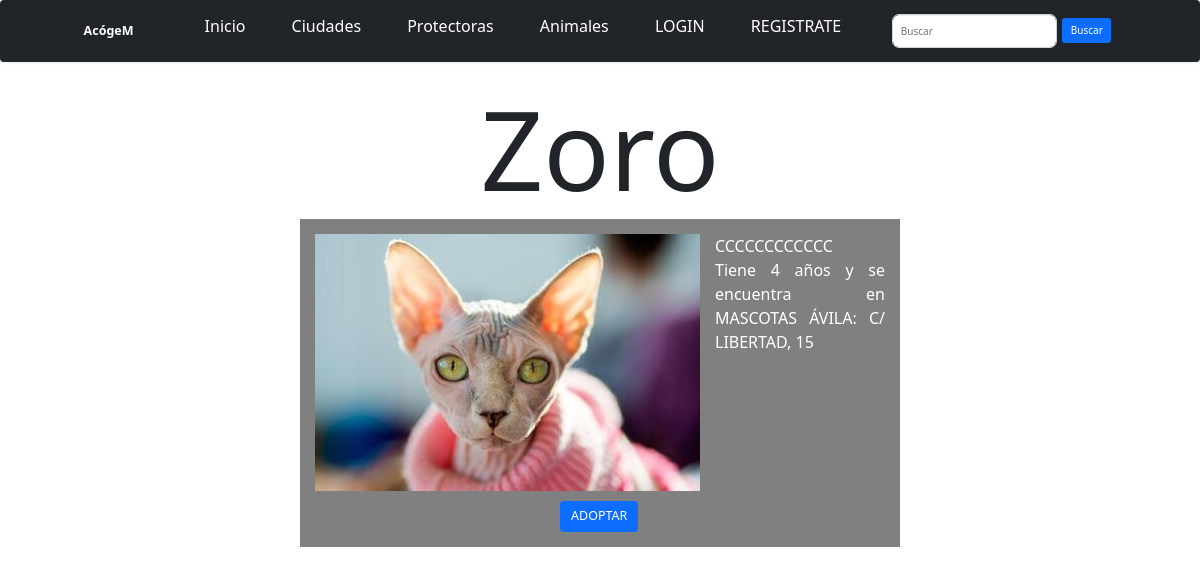
The page /animales/1/ on the database as committed earlier.
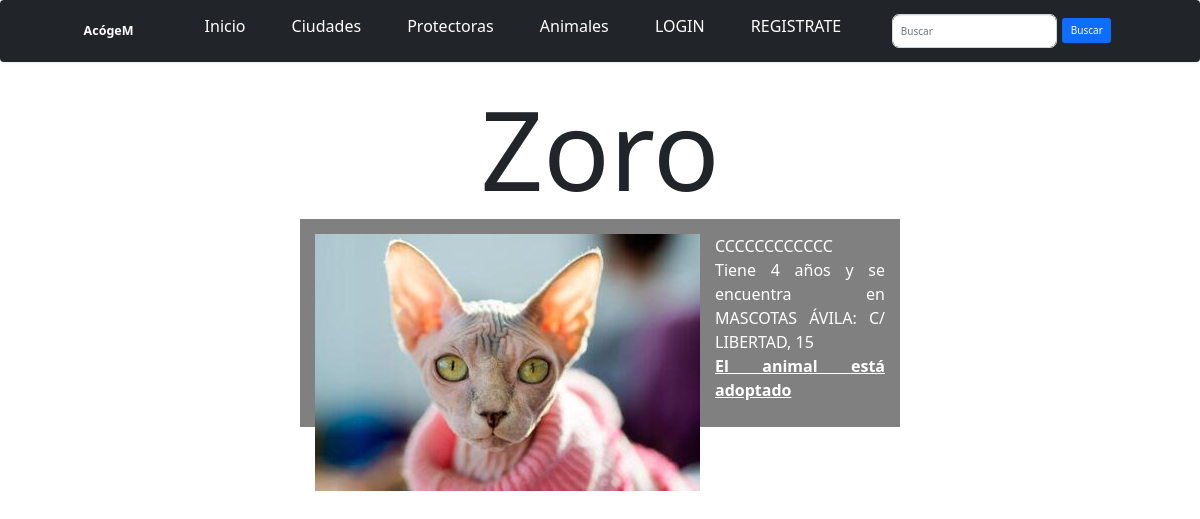
The same page on the database as committed later.
### AcogeM_app/views.py (the view)
# urls.py: path('animales/<int:pk>/', AnimalDetailView.as_view(), name='animal-detail'),
class AnimalDetailView(DetailView):
	model = Animal

### AcogeM_app/models.py (called while the page is built)
    def __str__(self):
    	return f'{self.nom}: {self.direc}'

### AcogeM_app/templates/AcogeM_app/animal_detail.html (shortened to what this page needs)
{% extends "base.html" %}
{% block content %}
<h1 class="titulo">{{ animal.nom }}</h1>
<div class="noticia">
  <img class="izquierda" src="/media/{{ animal.foto }}">
    <aside>
        {{ animal.descrip }}
        <br>
        Tiene {{ animal.edad }} años y se encuentra en {{ animal.protectora }}
    </aside>
    {% if animal.adoptado == True %}
        <p><b><u>El animal está adoptado</u></b></p>
    {% else %}
        <form class="d-felx" action="{% url 'adoptar' animal.pk %}">
            <div class="custom-search-input">
                <span class="input-group-list">
                    <button type="submit" class="btn btn-primary btn-lg" name="adoptar">ADOPTAR</button>
                </span>
            </div>
        </form>
    {% endif %}
</div>
{% endblock %}

Rows that differ between the two databases and show on the page:
changed Animal "Zoro": adoptado False → True (drawn)
Other text that changed with them:
text no longer shown: "ADOPTAR"
text now shown: "El animal está adoptado"
